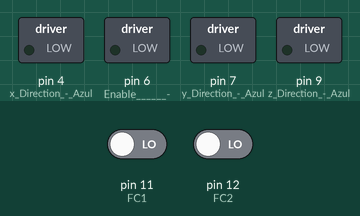
Bench run of a sketch on a simulated Arduino Uno, built with avr-gcc and run on an emulated ATmega328P. On the bench: switched loads named in the sketch (green lamp = pin HIGH). Inputs (shaded band) come from the test bench; at power-on: pin 11 (FC1) LOW, pin 12 (FC2) LOW. Pins used as bus, display or sensor lines are not drawn.

Above: at 4.7 s.
4.8 s: pin 11 (FC1) driven HIGH
At 5.5 s:
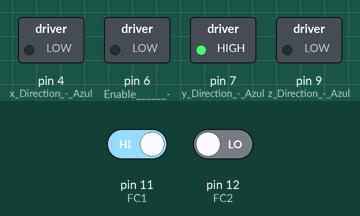
At 7.3 s:
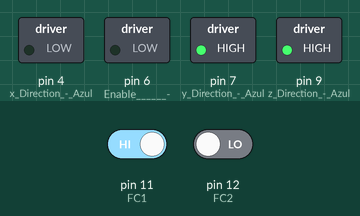
9.5 s: pin 12 (FC2) driven HIGH
At 13.2 s:
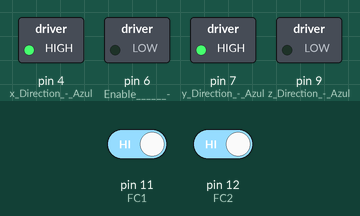
Timing chart, 0 to 14.7 s (numbered marks = the images above; inputs shaded):
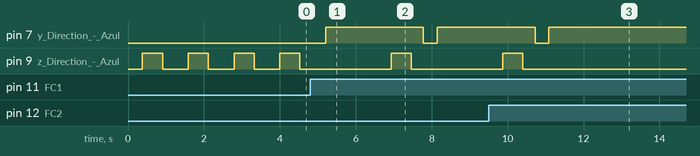

The sketch:

LazoDef.ino
```cpp
//    CÓDIGO DE LAZO CERRADO ROBOT JARDINERO (COMPLEMENTO MEMORIA)

//            GRUPO A-302

//    Álvaro Ruedas Mora (50.995)
//    Daniel Romero de Miguel (51.453)
//    Álvaro Iglesias Muñoz (51.044)
//    Santiago Herrero Melo (50.690)


int Index;
const int vuelta = 200;
const float mm = 4.25;
const int bajaz = 50;
const int espera = 100;

void setup()
{

  pinMode(12, INPUT); //FC2 (NC)    - Blanco LED ROJO
  pinMode(11, INPUT); //FC1 (NC)    - Gris LED VERDE
  pinMode(10, OUTPUT); //z Step     - Morado
  pinMode(9, OUTPUT); //z Direction - Azul
  pinMode(8, OUTPUT); //y Step      - Morado
  pinMode(7, OUTPUT); //y Direction - Azul
  pinMode(6, OUTPUT); //Enable      -
  pinMode(5, OUTPUT); //x Step      - Morado
  pinMode(4, OUTPUT); //x Direction - Azul
  int valueR = 0;
  int valueV = 0;
  digitalWrite(6, LOW); //ENABLE

do
{
  //----------------------  1  -------------------------
  //----------------------GIRO X + ------------------------

  digitalWrite(4, LOW);

  for (Index = 0; Index < 65 * mm; Index++)
  {
    digitalWrite(5, HIGH);
    delayMicroseconds(500);
    digitalWrite(5, LOW);
    delayMicroseconds(500);
  }
  delay(espera);

              do
               {


               //----------------------  3  -------------------------
               //----------------------GIRO Z - ------------------------

                digitalWrite(9,HIGH);

                for(Index = 0; Index < bajaz*mm; Index++)
                {
                  digitalWrite(10,HIGH);
                  delayMicroseconds(1000);
                  digitalWrite(10,LOW);
                  delayMicroseconds(1000);
                }
                delay(espera);

              //----------------------  4  -------------------------
              //----------------------GIRO Z + ------------------------

                digitalWrite(9,LOW);

                for(Index = 0; Index < bajaz*mm; Index++)
                {
                  digitalWrite(10,HIGH);
                  delayMicroseconds(500);
                  digitalWrite(10,LOW);
                  delayMicroseconds(500);
                }
                delay(espera);
                 //---------------------- 2  -------------------------
                //----------------------GIRO Y + ------------------------


                digitalWrite(7, LOW);

                for (Index = 0; Index < 60*mm; Index++)
                {
                  digitalWrite(8, HIGH);
                  delayMicroseconds(500);
                  digitalWrite(8, LOW);
                  delayMicroseconds(500);
                }
                delay(espera);

                valueV = digitalRead(11);
                valueR = digitalRead(12);
               }while(valueV == LOW);


//---------------------- RECOGE Y  ----------------------
//----------------------GIRO Y + ------------------------


digitalWrite(7, HIGH);

for (Index = 0; Index < 290*mm; Index++)
{
    digitalWrite(8, HIGH);
    delayMicroseconds(500);
    digitalWrite(8, LOW);
    delayMicroseconds(500);
}
delay(espera);
valueV = digitalRead(11);
valueR = digitalRead(12);

}while(valueR == LOW);

  //----------------------  RECOGE X  ---------------------
  //----------------------GIRO X + ------------------------

  digitalWrite(4, HIGH);

  for (Index = 0; Index < 350* mm; Index++)
  {
    digitalWrite(5, HIGH);
    delayMicroseconds(500);
    digitalWrite(5, LOW);
    delayMicroseconds(500);
  }
  delay(espera);

}


void loop()

{

}
```

Measured:
- after the input at 4.8 s, pin 7 (y_Direction_-_Azul): LOW → HIGH after 0.40 s, → LOW 2.6 s later, → HIGH 0.36 s later
- after the input at 9.5 s, pin 4 (x_Direction_-_Azul): LOW → HIGH after 2.9 s; pin 7 (y_Direction_-_Azul): goes on until 11.1 s, then stays HIGH; pin 9 (z_Direction_-_Azul): goes on until 10.4 s, then stays LOW
